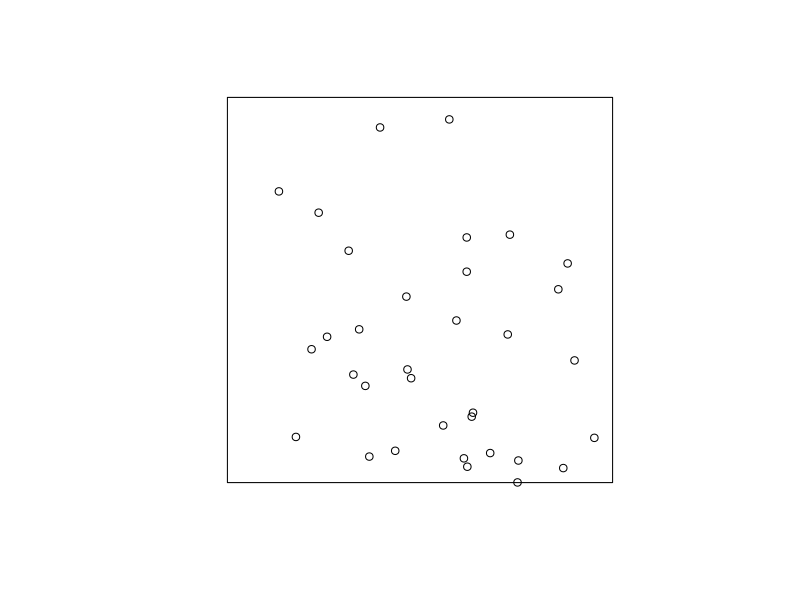
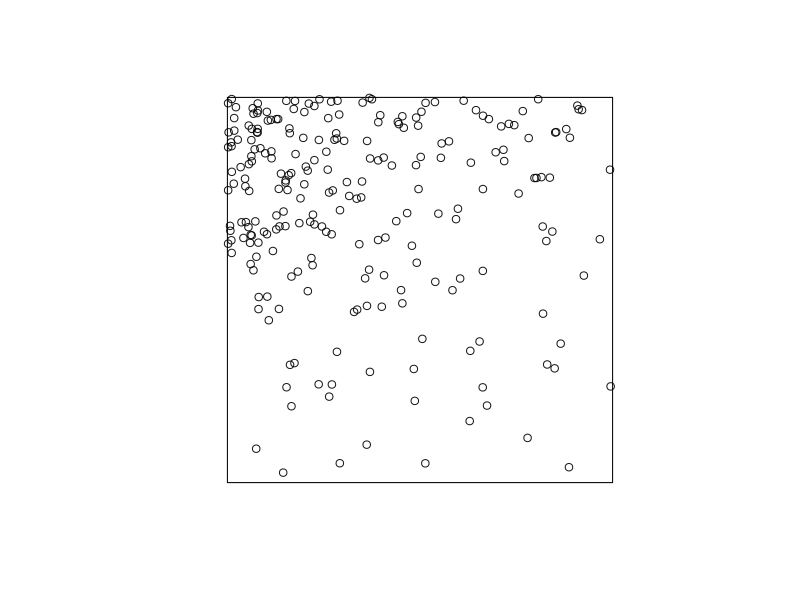
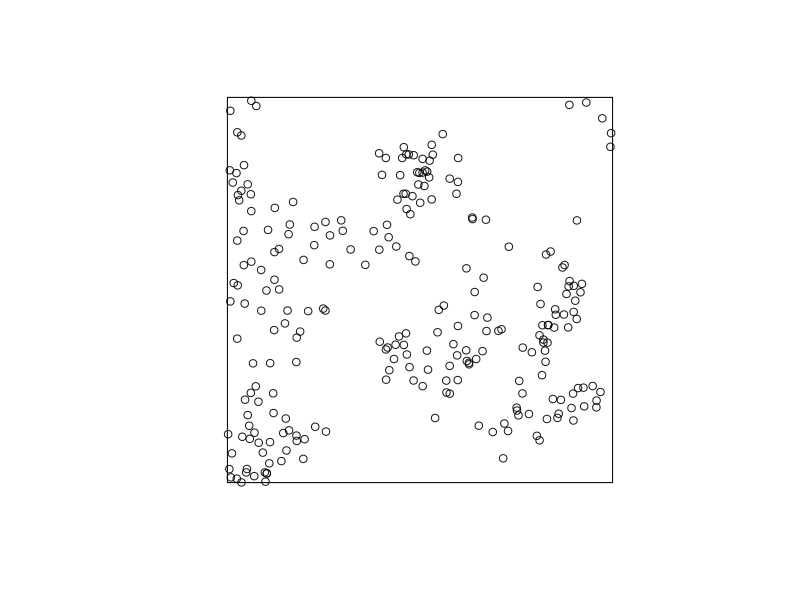
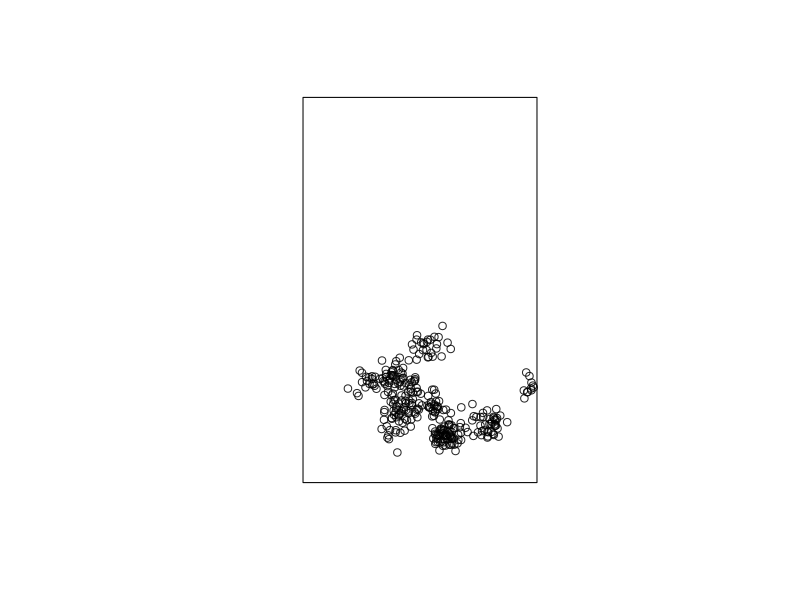
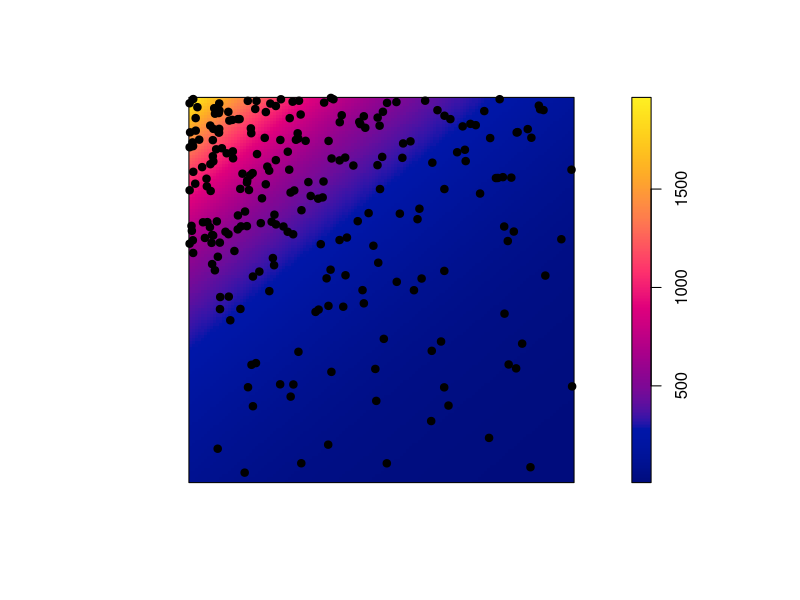
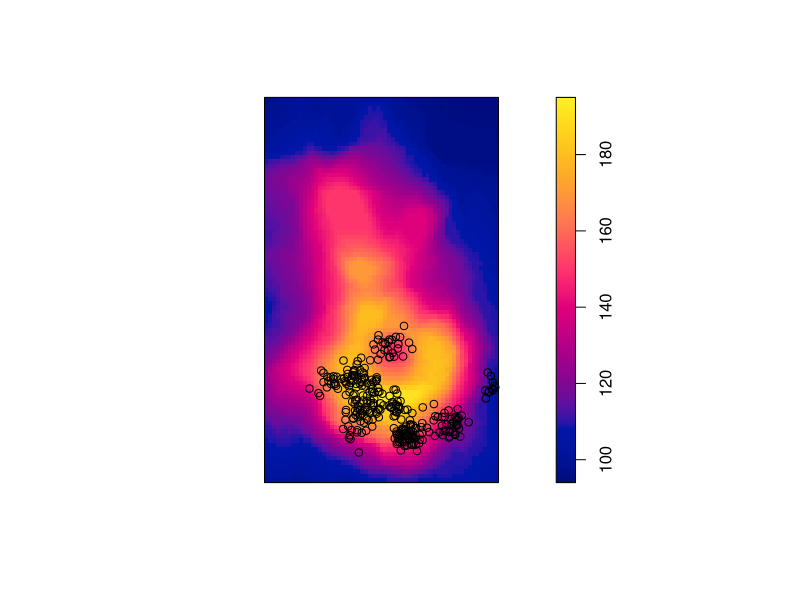

The R source for these figures, in order: (Note: this script raises an error after producing the figures.)
library(spatstat)
################################################################################
## Figuras de exemplos dos 4 processos, para os exercicios
################################################################################
## Poisson homogeneo
pp.1 <- rpoispp(35, win = unit.square())
## Poisson inhomogeneous
##Z <- as.im(function(x,y){ifelse(x>0.5, 25, 100)}, unit.square())
## Using a raster image
Z1 <- as.im(function(x,y){100 * exp(-2.5*x + 3*y)}, unit.square())
pp.2 <- rpoispp(Z1)
## Thomas homogeneous
pp.3 <- rThomas(kappa = mean(Z1/10), scale = 0.05, mu = 10)
##inhomogeneous
##Z2 <- as.im(function(x,y)10 * exp(2.5*x - 3*y), unit.square())
janela <- owin(c(10,51), c(10,77.5))
Z2 <- as.im(volcano, W=janela)
##pp.4 <- rThomas(kappa = function(x,y){10 * exp(2.5*x - 3*y)}, 0.05, 10, win = unit.square())
pp.4 <- rThomas(kappa = exp(as.im(volcano)/10-15)*1.e-3, scale = 1.5, mu = 20, win = janela)


## Save plots
png("images/point_pattern_examples%02d.png")
plot(pp.1, main = "")
plot(pp.2, main = "")
plot(pp.3, main = "")
plot(pp.4, main = "")
image(Z1, main = "")
points(pp.2, pch=19)
plot(Z2, main ="")
points(pp.4)
dev.off()

################################################################################
## Exemplo das Vitoria-regia
################################################################################
vit <- read.csv("data/vit_regia_coords.csv")
## convert to meters (approx)
vit$xm <- vit$x*0.3752972
vit$ym <- vit$y*0.3752972
## point pattern
vitoria.pp <- ppp(vit$xm, vit$ym, window = owin(c(0,36.513*0.3752972), c(0,20.505*0.3752972)))
## Salva o arquivo em format ppp
##save(vitoria.pp, file = "data/vitoria_regia.rds")
write.csv(vit, file = "data/vit_regia_coord_m.csv")

################################################################################
## L de Ripley para os exemplos do primeiro roteiro
################################################################################
## Poisson homogeneo
PH <- rpoispp(lambda=100, win = unit.square())
PH.L <- envelope(PH, fun = Lest, nsim = 1000)
## Aqui definimos uma funcao que descreve como a intensidade muda na area
## No caso, a itensidade muda de 180 para 20 a partir do valor da coordenada X = 0.5
padrao1 <- function(x,y) ifelse(test = x > 0.5, yes = 20, no = 180)
## Gera o padrão de pontos
IP <- rpoispp(lambda = padrao1, win = unit.square())
## L de Ripley
IP.L <- envelope(IP, fun = Lest, nsim = 1000)
## Thomas homogeneo
TH <- rThomas(kappa = 15, scale = 0.02, mu = 10, win = unit.square())
TH.L <- envelope(TH, fun = Lest, nsim = 1000)
## Vitorias regias
## carrega um objeto com as coordenadas dos pontos de inserção dos pecíolos de cada folha
vit <- read.csv("data/vit_regia_coord_m.csv")
## Cria objeto com o padrão de pontos para analisar
## Define a área de observação
vit.w <- owin(xrange = c(0, 13.70323), yrange = c(0, 7.695469))
## Cria o padrão de pontos nesta área
vit.p <- ppp(x = vit$xm, y = vit$ym, window = vit.w)
## Envelope
vit.env <- envelope(vit.p, fun = Lest, nsim = 1000)

png("images/figsL_Ripley%02d.png")
## Plota os grafico
plot(IP, main = "")
## Uma linha para marcar as duas regiões
abline(v = 0.5, lty =2 , col = "blue")
plot(TH, main = "")
## Grafico do L
plot(IP.L, . -r ~ r, ylab = "L de Ripley", legend=FALSE, main = "A")
plot(TH.L, . -r ~ r, ylab = "L de Ripley", legend=FALSE, main = "B")
plot(PH.L, . -r ~ r, ylab = "L de Ripley", legend=FALSE, main = "C")
plot(vit.env, . -r ~ r, ylab = "L de Ripley", legend=FALSE, main = "D")
dev.off()
